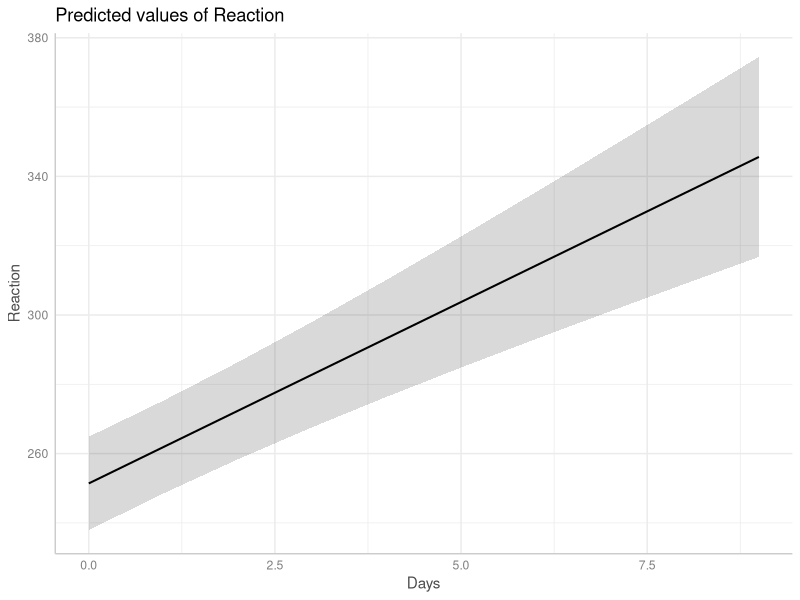
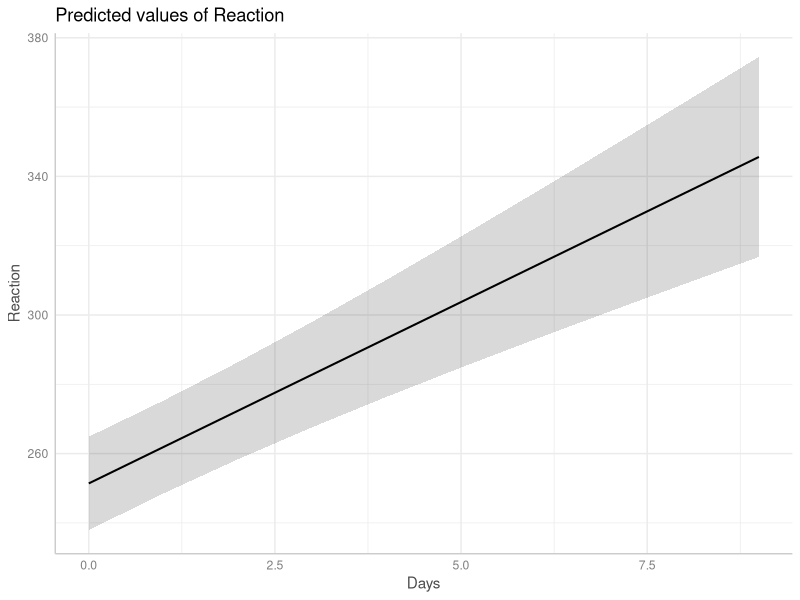

Source code (R) for these figures, in order: (Note: this script raises an error after producing the figures.)
## ----set-options, echo = FALSE------------------------------------------------------------------------------------------------------------------------------------------------------------------------------------------------------------------------------------------------------------------------------------------------------------------------------------------------------------------------------------------------------------------------------------------------------------------------------------------------------------------------------------------------------------------------------------------------------------------------------------------------------------------------------------------------------------------------------------------------------------------------------------------------
knitr::opts_chunk$set(collapse = TRUE, comment = "#>", dev = "png", fig.width = 7, fig.height = 4, message = FALSE, warning = FALSE)
options(width = 800)
if (!requireNamespace("ggplot2", quietly = TRUE) ||
    !requireNamespace("lme4", quietly = TRUE) ||
    !requireNamespace("glmmTMB", quietly = TRUE) ||
    !requireNamespace("sjlabelled", quietly = TRUE)) {
  knitr::opts_chunk$set(eval = FALSE)
}

## -----------------------------------------------------------------------------------------------------------------------------------------------------------------------------------------------------------------------------------------------------------------------------------------------------------------------------------------------------------------------------------------------------------------------------------------------------------------------------------------------------------------------------------------------------------------------------------------------------------------------------------------------------------------------------------------------------------------------------------------------------------------------------------------------------------------------------
library(ggeffects)
library(lme4)
data(sleepstudy)
m <- lmer(Reaction ~ Days + (1 + Days | Subject), data = sleepstudy)

pr <- ggpredict(m, "Days")
pr
plot(pr)

## -----------------------------------------------------------------------------------------------------------------------------------------------------------------------------------------------------------------------------------------------------------------------------------------------------------------------------------------------------------------------------------------------------------------------------------------------------------------------------------------------------------------------------------------------------------------------------------------------------------------------------------------------------------------------------------------------------------------------------------------------------------------------------------------------------------------------------
pr <- ggpredict(m, "Days", type = "random")
pr
plot(pr)

## -----------------------------------------------------------------------------------------------------------------------------------------------------------------------------------------------------------------------------------------------------------------------------------------------------------------------------------------------------------------------------------------------------------------------------------------------------------------------------------------------------------------------------------------------------------------------------------------------------------------------------------------------------------------------------------------------------------------------------------------------------------------------------------------------------------------------------
ggpredict(m, "Days", type = "random", condition = c(Subject = 330))

## -----------------------------------------------------------------------------------------------------------------------------------------------------------------------------------------------------------------------------------------------------------------------------------------------------------------------------------------------------------------------------------------------------------------------------------------------------------------------------------------------------------------------------------------------------------------------------------------------------------------------------------------------------------------------------------------------------------------------------------------------------------------------------------------------------------------------------
ggpredict(m, "Days", type = "sim")

## -----------------------------------------------------------------------------------------------------------------------------------------------------------------------------------------------------------------------------------------------------------------------------------------------------------------------------------------------------------------------------------------------------------------------------------------------------------------------------------------------------------------------------------------------------------------------------------------------------------------------------------------------------------------------------------------------------------------------------------------------------------------------------------------------------------------------------
library(glmmTMB)
data(Salamanders)
m <- glmmTMB(
  count ~ spp + mined + (1 | site), 
  ziformula = ~ spp + mined, 
  family = truncated_poisson, 
  data = Salamanders
)

## -----------------------------------------------------------------------------------------------------------------------------------------------------------------------------------------------------------------------------------------------------------------------------------------------------------------------------------------------------------------------------------------------------------------------------------------------------------------------------------------------------------------------------------------------------------------------------------------------------------------------------------------------------------------------------------------------------------------------------------------------------------------------------------------------------------------------------
ggpredict(m, "spp")

ggpredict(m, "spp", type = "random")

## -----------------------------------------------------------------------------------------------------------------------------------------------------------------------------------------------------------------------------------------------------------------------------------------------------------------------------------------------------------------------------------------------------------------------------------------------------------------------------------------------------------------------------------------------------------------------------------------------------------------------------------------------------------------------------------------------------------------------------------------------------------------------------------------------------------------------------
ggpredict(m, "spp", type = "zero_inflated")

## -----------------------------------------------------------------------------------------------------------------------------------------------------------------------------------------------------------------------------------------------------------------------------------------------------------------------------------------------------------------------------------------------------------------------------------------------------------------------------------------------------------------------------------------------------------------------------------------------------------------------------------------------------------------------------------------------------------------------------------------------------------------------------------------------------------------------------
ggpredict(m, "spp", type = "zi_random")

## -----------------------------------------------------------------------------------------------------------------------------------------------------------------------------------------------------------------------------------------------------------------------------------------------------------------------------------------------------------------------------------------------------------------------------------------------------------------------------------------------------------------------------------------------------------------------------------------------------------------------------------------------------------------------------------------------------------------------------------------------------------------------------------------------------------------------------
ggpredict(m, "spp", type = "sim")

## -----------------------------------------------------------------------------------------------------------------------------------------------------------------------------------------------------------------------------------------------------------------------------------------------------------------------------------------------------------------------------------------------------------------------------------------------------------------------------------------------------------------------------------------------------------------------------------------------------------------------------------------------------------------------------------------------------------------------------------------------------------------------------------------------------------------------------
library(sjlabelled)
data(efc)
efc$e15relat <- as_label(efc$e15relat)
m <- lmer(neg_c_7 ~ c12hour + c160age + c161sex + (1 | e15relat), data = efc)
me <- ggpredict(m, terms = "c12hour")
plot(me)

## -----------------------------------------------------------------------------------------------------------------------------------------------------------------------------------------------------------------------------------------------------------------------------------------------------------------------------------------------------------------------------------------------------------------------------------------------------------------------------------------------------------------------------------------------------------------------------------------------------------------------------------------------------------------------------------------------------------------------------------------------------------------------------------------------------------------------------
me <- ggpredict(m, terms = "c12hour", type = "random")
plot(me)

## -----------------------------------------------------------------------------------------------------------------------------------------------------------------------------------------------------------------------------------------------------------------------------------------------------------------------------------------------------------------------------------------------------------------------------------------------------------------------------------------------------------------------------------------------------------------------------------------------------------------------------------------------------------------------------------------------------------------------------------------------------------------------------------------------------------------------------
me <- ggpredict(m, terms = c("c12hour", "e15relat"), type = "random")
plot(me)

## -----------------------------------------------------------------------------------------------------------------------------------------------------------------------------------------------------------------------------------------------------------------------------------------------------------------------------------------------------------------------------------------------------------------------------------------------------------------------------------------------------------------------------------------------------------------------------------------------------------------------------------------------------------------------------------------------------------------------------------------------------------------------------------------------------------------------------
me <- ggpredict(m, terms = c("c12hour", "e15relat [child,sibling]"), type = "random")
plot(me)

## ----fig.height=6-------------------------------------------------------------------------------------------------------------------------------------------------------------------------------------------------------------------------------------------------------------------------------------------------------------------------------------------------------------------------------------------------------------------------------------------------------------------------------------------------------------------------------------------------------------------------------------------------------------------------------------------------------------------------------------------------------------------------------------------------------------------------------------------------------------
me <- ggpredict(
  m, 
  terms = c("c12hour", "c161sex", "c160age", "e15relat [child,sibling]"), 
  type = "random"
)
plot(me)

## -----------------------------------------------------------------------------------------------------------------------------------------------------------------------------------------------------------------------------------------------------------------------------------------------------------------------------------------------------------------------------------------------------------------------------------------------------------------------------------------------------------------------------------------------------------------------------------------------------------------------------------------------------------------------------------------------------------------------------------------------------------------------------------------------------------------------------
set.seed(123)
m <- lmer(Reaction ~ Days + (1 + Days | Subject), data = sleepstudy)
me <- ggpredict(m, terms = c("Days", "Subject [sample=7]"), type = "random")
plot(me)

## -----------------------------------------------------------------------------------------------------------------------------------------------------------------------------------------------------------------------------------------------------------------------------------------------------------------------------------------------------------------------------------------------------------------------------------------------------------------------------------------------------------------------------------------------------------------------------------------------------------------------------------------------------------------------------------------------------------------------------------------------------------------------------------------------------------------------------
plot(me, add.data = TRUE)
